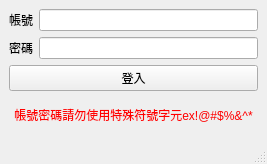
<?xml version="1.0" encoding="UTF-8"?>
<ui version="4.0">
 <class>MainWindow</class>
 <widget class="QMainWindow" name="MainWindow">
  <property name="geometry">
   <rect>
    <x>0</x>
    <y>0</y>
    <width>267</width>
    <height>164</height>
   </rect>
  </property>
  <property name="windowTitle">
   <string>查詢系統登入</string>
  </property>
  <widget class="QWidget" name="centralwidget">
   <layout class="QGridLayout" name="gridLayout_2">
    <item row="1" column="0">
     <layout class="QVBoxLayout" name="verticalLayout_2">
      <item>
       <widget class="QPushButton" name="pushButton_2">
        <property name="text">
         <string>登入</string>
        </property>
       </widget>
      </item>
      <item>
       <widget class="QLabel" name="label_3">
        <property name="layoutDirection">
         <enum>Qt::LeftToRight</enum>
        </property>
        <property name="styleSheet">
         <string notr="true">color:rgb(255, 0, 0)</string>
        </property>
        <property name="text">
         <string>帳號密碼請勿使用特殊符號字元ex!@#$%&amp;^*</string>
        </property>
        <property name="alignment">
         <set>Qt::AlignCenter</set>
        </property>
       </widget>
      </item>
     </layout>
    </item>
    <item row="0" column="0">
     <layout class="QGridLayout" name="gridLayout">
      <item row="1" column="0">
       <widget class="QLabel" name="label_2">
        <property name="text">
         <string>密碼</string>
        </property>
       </widget>
      </item>
      <item row="0" column="0">
       <widget class="QLabel" name="label">
        <property name="text">
         <string>帳號</string>
        </property>
       </widget>
      </item>
      <item row="1" column="1">
       <widget class="QLineEdit" name="lineEdit_2"/>
      </item>
      <item row="0" column="1">
       <widget class="QLineEdit" name="lineEdit"/>
      </item>
     </layout>
    </item>
   </layout>
  </widget>
  <widget class="QStatusBar" name="statusbar"/>
  <widget class="QMenuBar" name="menubar">
   <property name="geometry">
    <rect>
     <x>0</x>
     <y>0</y>
     <width>267</width>
     <height>22</height>
    </rect>
   </property>
  </widget>
 </widget>
 <resources/>
 <connections/>
</ui>
